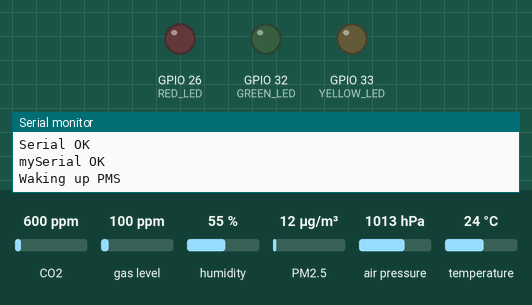
Bench run of a sketch on a simulated ESP32. Shown: output pins drawn as LEDs (lit = HIGH), the last lines printed to the serial monitor. Inputs (shaded band) come from the test bench; at power-on: CO2 600 ppm, gas level 100 ppm, humidity 55 %, PM2.5 12 µg/m³, air pressure 1013 hPa, temperature 24 °C. WiFi joins after 1.5 s; servers stay silent unless stated; storage starts empty; no MQTT or app messages arrive unless stated.

Above: at 1.1 s.
At 46.1 s:
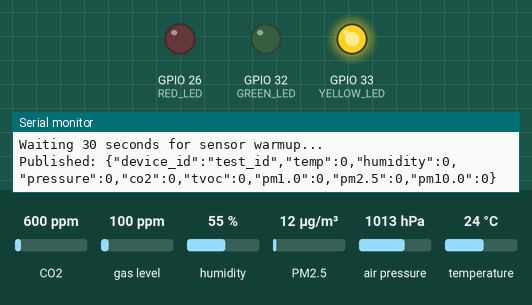
Timing chart, 0 to 107.7 s (numbered marks = the images above):
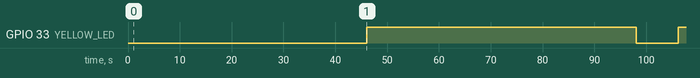

Measured:
- by itself, GPIO 33 (YELLOW_LED): LOW → HIGH at 46.1 s, → LOW 52.0 s later, → HIGH 8.1 s later

The sketch:

Final_Project.ino
```cpp
#include "PMS.h"
#include "SparkFunBME280.h"
#include "SparkFunCCS811.h"
#include "esp_sleep.h"
#include <Wire.h>
#include <SD.h>
#include <SPI.h>
#include <ArduinoJson.h>
#include <WiFi.h>
#include <WiFiClientSecure.h>
#include <MQTTClient.h>

#define CS_PIN 25
#define MISO_PIN 19
#define MOSI_PIN 23
#define CLK_PIN 18

#define GREEN_LED 32
#define YELLOW_LED 33
#define RED_LED 26

#define CCS811_ADDR 0x5B

#define DEVICE_ID "test_id"

HardwareSerial mySerial(2);

PMS pms(mySerial);
PMS::DATA data;

BME280 tmp_sensor;
CCS811 co2_sensor(CCS811_ADDR);


// ------- Wifi Stuff -------
const char* ssid = "Username";
const char* password = "Password";
// --------------------------

// ------- AWS Stuff -------
const char* AWS_ENDPOINT = "endpoint";

WiFiClientSecure net;
MQTTClient client(256);

// Root CA
const char rootCert[] PROGMEM = R"EOF(
-----BEGIN CERTIFICATE-----

-----END CERTIFICATE-----
)EOF";

// Device Cert
const char deviceCert[] PROGMEM = R"EOF(
-----BEGIN CERTIFICATE-----

-----END CERTIFICATE-----
)EOF";

// Private Key
const char privateKey[] PROGMEM = R"EOF(
-----BEGIN RSA PRIVATE KEY-----

-----END RSA PRIVATE KEY-----
)EOF";
// -------------------------

// ------- Task Handles -------
static TaskHandle_t powerTaskHandle = NULL;
static TaskHandle_t dataTaskHandle = NULL;
static TaskHandle_t mqttTaskHandle = NULL;
// ----------------------------

// ------- Data Variables -------
float temp;
float humidity;
float pressure;
uint16_t co2 = 0;
uint16_t tvoc = 0;
uint16_t pm1_0;
uint16_t pm2_5;
uint16_t pm10_0;
// ------------------------------


// Connect to AWS
void connectAWS() {
  net.setCACert(rootCert);
  net.setCertificate(deviceCert);
  net.setPrivateKey(privateKey);

  client.begin(AWS_ENDPOINT, 8883, net);
  client.setKeepAlive(60);

  Serial.print("Connecting to AWS IoT...");
  while (!client.connect("esp32-client")) {
    Serial.print(".");
    delay(500);
  }
  Serial.println("\nConnected!");

  client.subscribe("test");
}


void messageHandler(String& topic, String& payload) {
  Serial.println("Incoming message:");
  Serial.println(payload);
}


void adjustLights() {
  if (pm1_0 >= 25 || pm2_5 >= 35 || pm10_0 >= 155) {
    digitalWrite(GREEN_LED, LOW);
    digitalWrite(YELLOW_LED, LOW);
    digitalWrite(RED_LED, HIGH);
  } else if (pm1_0 >= 10 || pm2_5 >= 12 || pm10_0 >= 54) {
    digitalWrite(GREEN_LED, LOW);
    digitalWrite(YELLOW_LED, HIGH);
    digitalWrite(RED_LED, LOW);
  } else {
    digitalWrite(GREEN_LED, HIGH);
    digitalWrite(YELLOW_LED, LOW);
    digitalWrite(RED_LED, LOW);
  }
}


void dataTask(void* pvParameters) {
  vTaskDelay(pdMS_TO_TICKS(30000));  // PMS warmup
  while (true) {
    vTaskDelay(pdMS_TO_TICKS(10000));

    temp = tmp_sensor.readTempF();
    humidity = tmp_sensor.readFloatHumidity();
    pressure = tmp_sensor.readFloatPressure();

    co2_sensor.readAlgorithmResults();
    co2 = co2_sensor.getCO2();
    tvoc = co2_sensor.getTVOC();

    // Flush stale PMS frames accumulated during the delay, then read a fresh one
    while (mySerial.available()) mySerial.read();
    unsigned long pmsStart = millis();
    bool pmsOk = false;
    while (millis() - pmsStart < 1500) {
      if (pms.read(data)) { pmsOk = true; break; }
      vTaskDelay(pdMS_TO_TICKS(10));
    }
    if (pmsOk) {
      pm1_0 = data.PM_AE_UG_1_0;
      pm2_5 = data.PM_AE_UG_2_5;
      pm10_0 = data.PM_AE_UG_10_0;
    } else {
      Serial.println("PMS read failed");
    }

    adjustLights();
    writeResults();
  }
}


void powerTask(void* pvParameters) {
  vTaskDelay(pdMS_TO_TICKS(32000)); // wait for PMS warmup + first dataTask read
  while (true) {
    vTaskDelay(pdMS_TO_TICKS(60000));  // Run for 1 minute
    Serial.println("Sleeping for 1 Minute...");

    pms.sleep();
    vTaskSuspend(dataTaskHandle);
    vTaskSuspend(mqttTaskHandle);

    digitalWrite(GREEN_LED, LOW);
    digitalWrite(YELLOW_LED, LOW);
    digitalWrite(RED_LED, LOW);

    vTaskDelay(pdMS_TO_TICKS(1000));
    esp_sleep_enable_timer_wakeup(60ULL * 1000000ULL);  // Sleep for 1 minute
    esp_light_sleep_start();
    Serial.println("Waking up...");

    // Resumes here after wake — let PMS warm up before resuming publishers
    pms.wakeUp();
    Serial.println("Waiting 30 seconds for sensor warmup...");

    vTaskResume(dataTaskHandle);
    vTaskDelay(pdMS_TO_TICKS(30000));  // Wait for PMS warmup
    vTaskResume(mqttTaskHandle);
  }
}


void mqttTask(void* pvParameters) {
  vTaskDelay(pdMS_TO_TICKS(32000));  // wait for PMS warmup + first dataTask read
  while (true) {
    if (!client.connected()) {
      Serial.print("Reconnecting to AWS...");
      while (!client.connect("esp32-client")) {
        Serial.print(".");
        delay(500);
      }
      Serial.println(" reconnected.");
    }
    client.loop();

    StaticJsonDocument<128> doc;
    doc["device_id"] = DEVICE_ID;
    doc["temp"] = temp;
    doc["humidity"] = humidity;
    doc["pressure"] = pressure;
    doc["co2"] = co2;
    doc["tvoc"] = tvoc;
    doc["pm1.0"] = pm1_0;
    doc["pm2.5"] = pm2_5;
    doc["pm10.0"] = pm10_0;

    String jsonStr;
    serializeJson(doc, jsonStr);
    client.publish("airPollution", jsonStr);
    Serial.println("Published: " + jsonStr);

    vTaskDelay(pdMS_TO_TICKS(10000));
  }
}


void writeResults() {
  File file = SD.open("/logs/sensorLog.txt", FILE_APPEND);
  if (!file) {
    Serial.println("Failed to open file for writing!");
    return;
  }
  file.println("Device ID: " + String(DEVICE_ID));
  file.println("Temperature: " + String(temp));
  file.println("Humidity: " + String(humidity));
  file.println("Pressure: " + String(pressure));
  file.println("CO2: " + String(co2));
  file.println("TVOC: " + String(tvoc));
  file.println("PM1.0: " + String(pm1_0));
  file.println("PM2.5: " + String(pm2_5));
  file.println("PM10.0: " + String(pm10_0));
  file.println();
  file.close();
}


void setup() {
  Serial.begin(115200);
  delay(1000);
  Serial.println("Serial OK");

  mySerial.begin(9600, SERIAL_8N1, 17, 16);
  Serial.println("mySerial OK");

  pinMode(GREEN_LED, OUTPUT);
  pinMode(YELLOW_LED, OUTPUT);
  pinMode(RED_LED, OUTPUT);

  pms.wakeUp();
  Serial.println("Waking up PMS");
  delay(3000);

  SPI.begin(CLK_PIN, MISO_PIN, MOSI_PIN, CS_PIN);
  delay(500);
  bool sdMounted = false;
  for (int i = 0; i < 5; i++) {
    if (SD.begin(CS_PIN)) { sdMounted = true; break; }
    Serial.println("SD mount failed, retrying (" + String(i + 1) + "/5)...");
    delay(1000);
  }
  if (!sdMounted) {
    Serial.println("SD mount failed after 5 attempts, continuing without SD.");
  } else {
    Serial.println("SD mounted!");
  }

  Wire.begin();
  tmp_sensor.setI2CAddress(0x77);
  if (tmp_sensor.beginI2C() == false) {
    Serial.println("The temp sensor did not respond. Please check wiring.");
    while (1)
      ;
  }
  Serial.println("BME280 ready!");

  if (co2_sensor.begin() == false) {
    Serial.println("The co2 sensor did not respond. Please check wiring.");
    while (1)
      ;
  }
  Serial.println("CCS811 ready!");

  if (!SD.exists("/logs")) {
    SD.mkdir("/logs");
  }

  WiFi.begin(ssid, password);
  Serial.print("Connecting to WiFi...");
  while (WiFi.status() != WL_CONNECTED) {
    Serial.print(".");
    delay(300);
  }
  Serial.println("\nWiFi connected.");

  client.onMessage(messageHandler);
  connectAWS();

  Serial.println("Waiting 30 seconds for sensor warmup...");

  xTaskCreate(dataTask,  "DataTask",  8192,  NULL, 1, &dataTaskHandle);
  xTaskCreate(mqttTask,  "MqttTask",  16384, NULL, 1, &mqttTaskHandle);
  xTaskCreate(powerTask, "PowerTask", 4096,  NULL, 1, &powerTaskHandle);
}


void loop() {
}
```
